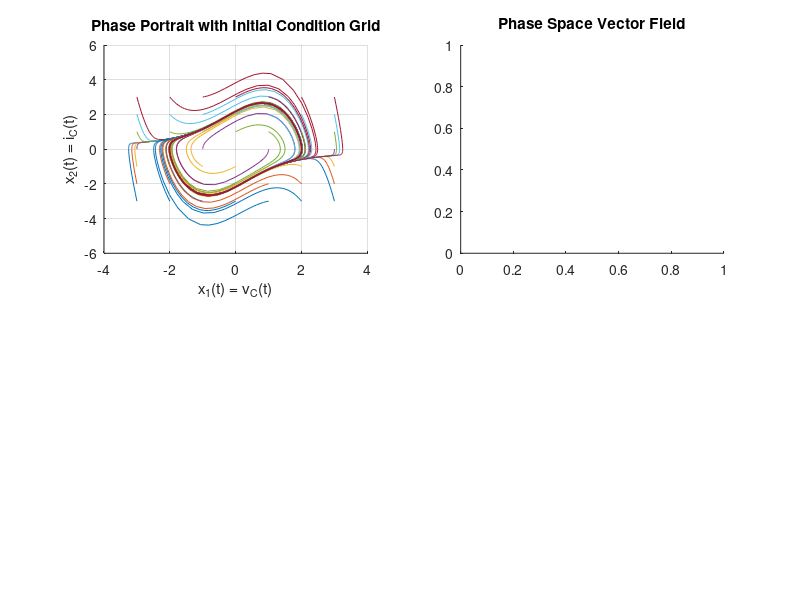

Write the MATLAB code that produced this figure. (Note: this script raises an error after producing the figure.)
clc, clear, close all;  % Clear command window, workspace, and close all figures

% The circuit we're analyzing is a modified Van Der Pol oscillator system:
% 
%     _________________________
%    |       |       |         |
%    |       |       |         |
%    |       |       |         |
%    |       (      (|)      _____ 
%   (-)       )      |       _____
%    |       (       |         |
%    |       |       |         | 
%    |       |     |_\/_|      |
%    |_______|_______|_________|
%
% Where:
% x1(t) = VC(t) (capacitor voltage)
% x2(t) = iC(t) (circuit current)
% The system equations are:
% d/dt x1(t) = x2(t)
% d/dt x2(t) = (1/c)(alpha - 3*beta*x1(t)^2)*x2(t) - (1/L)*x1(t)

% System parameters
alpha = 1;      % Nonlinear damping coefficient
beta = 1/3;     % Nonlinearity parameter (set to 1/3 to simplify)
C = 1;          % Capacitance (Farads)
L = 1;          % Inductance (Henries)

% Define the system of differential equations
% Input: t - time, x - state vector [x1; x2]
% Output: dxdt - derivative of state vector
vdp = @(t,x) [x(2);                           % First equation: dx1/dt = x2
             (1/C)*(alpha - 3*beta*x(1)^2)*x(2) - (1/L)*x(1)]; % Second equation

% Time span for simulation (from 0 to 20 seconds)
t_span = [0 30];

% Initial condition ranges for x1 and x2
x1_0_vals = -3:1:3;  % Initial voltage values from -3 to 3 in steps of 1
x2_0_vals = -3:1:3;  % Initial current values from -3 to 3 in steps of 1

% Create a figure window (positioned at [100,100] with size 1400x600 pixels)
figure("Position", [100,100, 1000,800]);
hold on;  % Allow multiple plots on the same axes

% Configure plot appearance
title("Van Der Pol Oscillator Trajectories");
xlabel("x_1(t) = v_C(t) (Voltage)");
ylabel("x_2(t) = i_C(t) (Current)");
grid on;

% Loop through all initial conditions and plot trajectories
for x1_0 = x1_0_vals
    for x2_0 = x2_0_vals
        % Solve the ODE for this initial condition using ode45
        [~, X] = ode45(vdp, t_span, [x1_0, x2_0]);
        
        % Plot the phase portrait (x1 vs x2) in the first subplot
        subplot(2, 2, 1);
        hold on;
        plot(X(:,1), X(:,2));  % Plot trajectory in phase space
        title("Phase Portrait with Initial Condition Grid");
        xlabel("x_1(t) = v_C(t)");
        ylabel("x_2(t) = i_C(t)");
        grid on;
    end
end

% Create a second subplot for the vector field
subplot(2, 2, 2);
title("Phase Space Vector Field");

% Create a grid for the vector field (same dimensions as initial conditions)
[x1_grid, x2_grid] = meshgrid(-3:0.5:3, -3:0.5:3);  % Finer grid for smoother arrows

% Calculate derivatives at each grid point
u = x2_grid;  % dx1/dt = x2 (current)
v = (1/C)*(alpha - 3*beta*x1_grid.^2).*x2_grid - (1/L)*x1_grid;  % dx2/dt

% Plot the vector field using streamslice (shows both direction and magnitude)
streamslice(x1_grid, x2_grid, u, v);
xlabel("x_1(t) = v_C(t)");
ylabel("x_2(t) = i_C(t)");
grid on;

% Time evolution of state variables from x1(0) = 0.01, x2(0) = 0
initial_condition = [0.01; 0]; % [x1(0); x2(0)]
[T, X] = ode45(vdp, t_span, initial_condition);

% Create a new figure for the time evolution
subplot(2,2,3);
hold on;

% Plot x1(t) vs time
plot(T, X(:,1), "color", [0.4 0.4 0.4], "LineWidth", 1.5, "DisplayName", "x_1(t) = v_C(t)");

% Plot x2(t) vs time
plot(T, X(:,2), "color", [0 0.5 0.5], "LineWidth", 1.5, "DisplayName", "x_2(t) (Current)");

% Configure plot appearance
title("Time Evolution of State Variables");
xlabel("Time (s)");
ylabel("State Variables");
legend("show", "Orientation","vertical","Location","southwest");
legend("boxoff");
grid on;
hold off;
